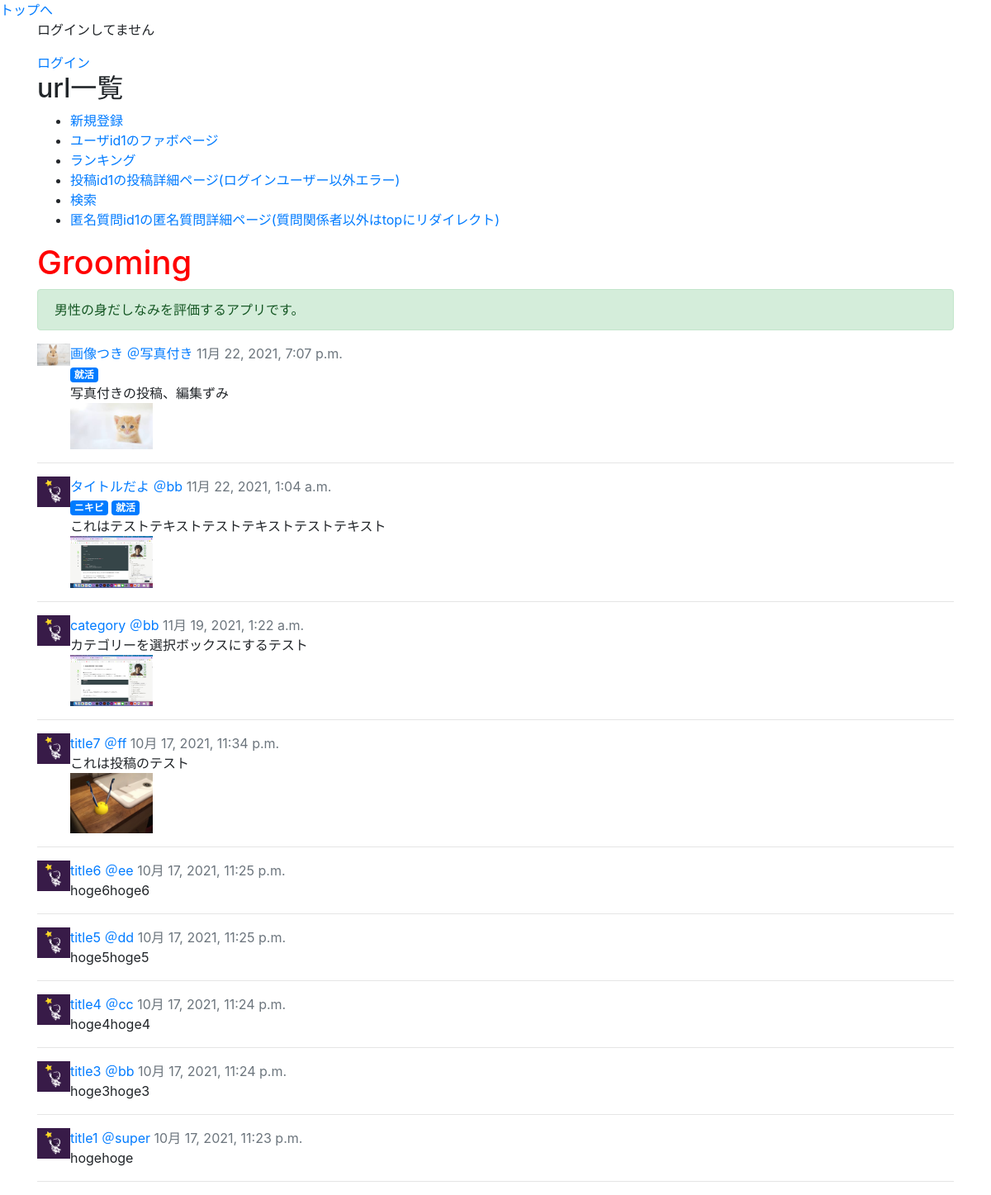
The page / on the database its author committed.
### groomings/models.py (models this page shows, shortened)
class Date(models.Model):
    created_at = models.DateTimeField(default=now)
    class Meta:
        abstract = True

class Post(Date):
    title = models.CharField(max_length=30)
    image1 = models.FileField(upload_to='post_image/', null=True, blank=True)
    image2 = models.FileField(upload_to='post_image/', null=True, blank=True)
    image3 = models.FileField(upload_to='post_image/', null=True, blank=True)
    text = models.TextField()
    user = models.ForeignKey(
        'User', on_delete=models.CASCADE, related_name="user_post"
    )
    favorite = models.ManyToManyField(User, related_name="user_favo_post")
    category = models.CharField(max_length=15, default='カテゴリーなし')
    class Meta:
        db_table = 'post'

class User(AbstractBaseUser, PermissionsMixin):
    username = models.CharField(max_length=150)
    email = models.EmailField(max_length=255, unique=True)
    image = models.FileField(upload_to='user_image/', null=True, blank=True)
    point = models.IntegerField(default=50, validators=[MinValueValidator(0)])
    follow = models.ManyToManyField(
        'self', blank=True, symmetrical=False, related_name="follower"
    )
    is_active = models.BooleanField(default=True)
    is_staff = models.BooleanField(default=False) # 管理画面にログインできるかどうか
    USERNAME_FIELD = 'email' # このテーブルのレコードを一意に識別
    REQUIRED_FIELDS = ['username'] # スーパーユーザー作成時に入力する(emailとパスワードは必須だからそれ以外で)
    objects = UserManager()
    class Meta:
        db_table = 'user'

class Tag(models.Model):
    name = models.CharField(max_length=20, unique=True)
    post = models.ManyToManyField('Post', related_name="having_tags")
    class Meta:
        db_table = 'tag'

### groomings/views.py (the view)
# urls.py: path(r'', views.top, name = 'top'), # タイムライン
def top(request):
    if request.user.is_authenticated: # ログインしていたらフォロー中ユーザーの投稿を表示
        users = request.user.follow.all()
        posts = Post.objects.filter(Q(user__in=users) | Q(user=request.user)).order_by('-created_at')
    else:
        posts = Post.objects.order_by('-created_at')
    return render(request, 'groomings/top.html', context={"posts": posts})

### groomings/templates/groomings/top.html (shortened to what this page needs)
{% extends "groomings/base.html" %}
{% load tag_event %}
{% block content %}
{% if user.is_authenticated %}
  <p>ログインしてます</p>
  <p>ログインユーザー:{{ request.user.username }}</p>
  <ul>
    <li><a href="{% url 'groomings:user' request.user.id %}">マイページ</a></li>
    <li><a href="{% url 'groomings:create_post' %}">投稿</a></li>
    <li><a href="{% url 'groomings:edit_user' %}">プロフィール編集</a></li>
    <li><a href="{% url 'groomings:change_password' %}">パスワード変更</a></li>
    <li><a href="{% url 'groomings:logout' %}">ログアウト</a></li>
  </ul>
{% else %}
  <p>ログインしてません</p>
  <a href="{% url 'groomings:login' %}">ログイン</a>
{% endif %}
<h2>url一覧</h2>
<ul>
  <li><a href="{% url 'groomings:signup' %}">新規登録</a></li>
  <li><a href="{% url 'groomings:user_favo' 1 %}">ユーザid1のファボページ</a></li>
  <li><a href="{% url 'groomings:ranking' %}">ランキング</a></li>
  <li><a href="{% url 'groomings:post_detail' 1 %}">投稿id1の投稿詳細ページ(ログインユーザー以外エラー)</a></li>
  <li><a href="{% url 'groomings:search' %}">検索</a></li>
  <li><a href="{% url 'groomings:question_detail' 1 %}">匿名質問id1の匿名質問詳細ページ(質問関係者以外はtopにリダイレクト)</a></li>
</ul>
  <h1>Grooming</h1>
  <p class= "alert alert-success">男性の身だしなみを評価するアプリです。</p>
  <ul class="list-unstyled">
    {% for post in posts %}
    <li class="media mb-3 post">
        {% if post.user.image %}
        <img src="{{ post.user.image.url }}" width="40px">
        {% else %}
        <img src="/media/static/default.png" width="40px">
        {% endif %}
        <div class="media-body">
            <a href="{% url 'groomings:post_detail' post.id %}">{{ post.title }}</a>
            <a href="{% url 'groomings:user' post.user.id %}">＠{{ post.user.username }}</a>
            <span class="text-muted">{{ post.created_at }}</span><br>
            {% for tag in post.having_tags.all %}
            <span class="badge badge-primary">{{ tag.name }}</span>
            {% endfor %}
            <div>
                {{ post.text }}
            </div>
            <div class="post_image">
                {% if post.image1 %}
                <img src="{{ post.image1.url }}" alt="" width="100px">
                {% endif %}
                {% if post.image2 %}
                <img src="{{ post.image2.url }}" alt="" width="100px">
                {% endif %}
            </div>
        </div>
    </li>
    <hr>
    {% endfor %}
</ul>
{% endblock %}

### groomings/static/base.css (style rules this page uses)
h1 { color: red; }

### rows shown on the page
Post: user.image (picture), title "画像つき", user.username "写真付き", created_at "11月 22, 2021, 7:07 p.m.", text "写真付きの投稿、編集ずみ", image2 (picture)
Tag: name "就活"
Post: title "タイトルだよ", user.username "bb", created_at "11月 22, 2021, 1:04 a.m.", text "これはテストテキストテストテキストテストテキスト", image1 (picture)
Tag: name "ニキビ"
Post: title "category", user.username "bb", created_at "11月 19, 2021, 1:22 a.m.", text "カテゴリーを選択ボックスにするテスト", image1 (picture)
Post: title "title7", user.username "ff", created_at "10月 17, 2021, 11:34 p.m.", text "これは投稿のテスト", image1 (picture)
Post: title "title6", user.username "ee", created_at "10月 17, 2021, 11:25 p.m.", text "hoge6hoge6"
Post: title "title5", user.username "dd", created_at "10月 17, 2021, 11:25 p.m.", text "hoge5hoge5"
Post: title "title4", user.username "cc", created_at "10月 17, 2021, 11:24 p.m.", text "hoge4hoge4"
Post: title "title3", user.username "bb", created_at "10月 17, 2021, 11:24 p.m.", text "hoge3hoge3"
Post: title "title1", user.username "super", created_at "10月 17, 2021, 11:23 p.m.", text "hogehoge"
